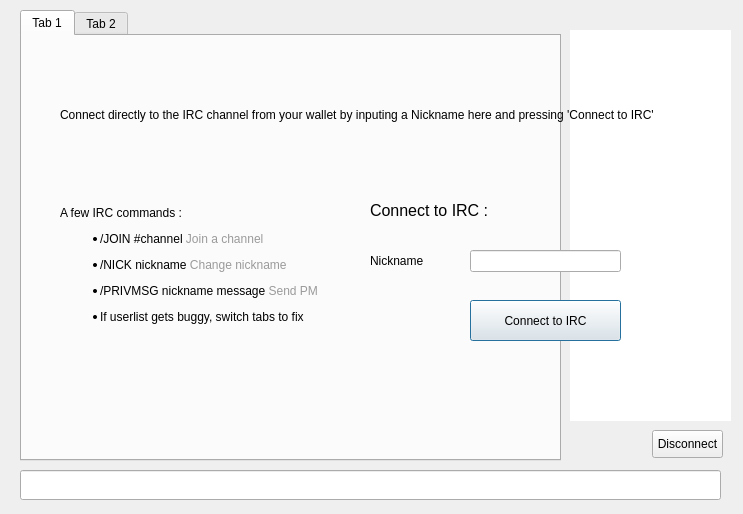
<?xml version="1.0" encoding="UTF-8"?>
<ui version="4.0">
 <class>ChatWindowClass</class>
 <widget class="QWidget" name="ChatWindowClass">
  <property name="geometry">
   <rect>
    <x>0</x>
    <y>0</y>
    <width>743</width>
    <height>514</height>
   </rect>
  </property>
  <property name="styleSheet">
   <string notr="true">font: 75 12pt &quot;Century Gothic&quot;;</string>
  </property>
  <widget class="QWidget" name="widget_2" native="true">
   <property name="geometry">
    <rect>
     <x>0</x>
     <y>0</y>
     <width>741</width>
     <height>511</height>
    </rect>
   </property>
   <widget class="QWidget" name="splitter" native="true">
    <property name="enabled">
     <bool>true</bool>
    </property>
    <property name="geometry">
     <rect>
      <x>10</x>
      <y>10</y>
      <width>721</width>
      <height>501</height>
     </rect>
    </property>
    <property name="styleSheet">
     <string notr="true"/>
    </property>
    <widget class="QTabWidget" name="tab">
     <property name="geometry">
      <rect>
       <x>10</x>
       <y>0</y>
       <width>541</width>
       <height>451</height>
      </rect>
     </property>
     <property name="styleSheet">
      <string notr="true"/>
     </property>
     <property name="tabShape">
      <enum>QTabWidget::Rounded</enum>
     </property>
     <property name="currentIndex">
      <number>0</number>
     </property>
     <property name="tabsClosable">
      <bool>false</bool>
     </property>
     <widget class="QWidget" name="widget_4">
      <attribute name="title">
       <string>Tab 1</string>
      </attribute>
     </widget>
     <widget class="QWidget" name="tab_5">
      <attribute name="title">
       <string>Tab 2</string>
      </attribute>
     </widget>
    </widget>
    <widget class="QLineEdit" name="lineEdit">
     <property name="geometry">
      <rect>
       <x>10</x>
       <y>460</y>
       <width>701</width>
       <height>30</height>
      </rect>
     </property>
     <property name="sizePolicy">
      <sizepolicy hsizetype="Fixed" vsizetype="Fixed">
       <horstretch>0</horstretch>
       <verstretch>0</verstretch>
      </sizepolicy>
     </property>
     <property name="maximumSize">
      <size>
       <width>16777215</width>
       <height>30</height>
      </size>
     </property>
    </widget>
    <widget class="QListView" name="userView">
     <property name="geometry">
      <rect>
       <x>560</x>
       <y>20</y>
       <width>161</width>
       <height>391</height>
      </rect>
     </property>
     <property name="minimumSize">
      <size>
       <width>0</width>
       <height>300</height>
      </size>
     </property>
     <property name="styleSheet">
      <string notr="true">border-radius:10px;</string>
     </property>
    </widget>
    <widget class="QPushButton" name="disconnect">
     <property name="geometry">
      <rect>
       <x>642</x>
       <y>420</y>
       <width>71</width>
       <height>28</height>
      </rect>
     </property>
     <property name="text">
      <string>Disconnect</string>
     </property>
    </widget>
   </widget>
   <widget class="QWidget" name="hide3" native="true">
    <property name="geometry">
     <rect>
      <x>0</x>
      <y>0</y>
      <width>741</width>
      <height>511</height>
     </rect>
    </property>
    <property name="styleSheet">
     <string notr="true">font: 75 9pt &quot;Century Gothic&quot;;</string>
    </property>
    <widget class="QWidget" name="layoutWidget">
     <property name="geometry">
      <rect>
       <x>10</x>
       <y>6</y>
       <width>731</width>
       <height>41</height>
      </rect>
     </property>
     <layout class="QHBoxLayout" name="hide1">
      <property name="spacing">
       <number>7</number>
      </property>
     </layout>
    </widget>
    <widget class="QLabel" name="hide2">
     <property name="geometry">
      <rect>
       <x>60</x>
       <y>70</y>
       <width>631</width>
       <height>91</height>
      </rect>
     </property>
     <property name="styleSheet">
      <string notr="true">font: 75 12pt &quot;Century Gothic&quot;;</string>
     </property>
     <property name="text">
      <string>&lt;html&gt;&lt;head/&gt;&lt;body&gt;&lt;p align=&quot;justify&quot;&gt;&lt;span style=&quot; font-size:9pt;&quot;&gt;Connect directly to the IRC channel from your wallet by inputing a Nickname here and pressing 'Connect to IRC'&lt;/span&gt;&lt;/p&gt;&lt;/body&gt;&lt;/html&gt;</string>
     </property>
     <property name="wordWrap">
      <bool>true</bool>
     </property>
     <property name="openExternalLinks">
      <bool>true</bool>
     </property>
    </widget>
    <widget class="QLabel" name="label">
     <property name="geometry">
      <rect>
       <x>70</x>
       <y>380</y>
       <width>71</width>
       <height>51</height>
      </rect>
     </property>
     <property name="text">
      <string>&lt;html&gt;&lt;head/&gt;&lt;body&gt;&lt;p align=&quot;center&quot;&gt;&lt;a href=&quot;https://twitter.com/Lightburden&quot;&gt;&lt;span style=&quot; text-decoration: underline; color:#0000ff;&quot;&gt;&lt;img src=&quot;:/icons/twitter&quot;/&gt;&lt;/span&gt;&lt;/a&gt;&lt;/p&gt;&lt;/body&gt;&lt;/html&gt;</string>
     </property>
     <property name="margin">
      <number>5</number>
     </property>
     <property name="openExternalLinks">
      <bool>true</bool>
     </property>
    </widget>
    <widget class="QLabel" name="label_2">
     <property name="geometry">
      <rect>
       <x>60</x>
       <y>160</y>
       <width>291</width>
       <height>211</height>
      </rect>
     </property>
     <property name="styleSheet">
      <string notr="true">font: 75 12pt &quot;Century Gothic&quot;;</string>
     </property>
     <property name="text">
      <string>&lt;html&gt;&lt;head/&gt;&lt;body&gt;&lt;p&gt;A few IRC commands :&lt;/p&gt;&lt;ul style=&quot;margin-top: 0px; margin-bottom: 0px; margin-left: 0px; margin-right: 0px; -qt-list-indent: 1;&quot;&gt;&lt;li style=&quot; margin-top:12px; margin-bottom:12px; margin-left:0px; margin-right:0px; -qt-block-indent:0; text-indent:0px;&quot;&gt;/JOIN #channel &lt;span style=&quot; color:#9a9a9a;&quot;&gt;Join a channel&lt;/span&gt;&lt;/li&gt;&lt;li style=&quot; margin-top:12px; margin-bottom:12px; margin-left:0px; margin-right:0px; -qt-block-indent:0; text-indent:0px;&quot;&gt;/NICK nickname &lt;span style=&quot; color:#9a9a9a;&quot;&gt;Change nickname&lt;/span&gt;&lt;/li&gt;&lt;li style=&quot; margin-top:12px; margin-bottom:12px; margin-left:0px; margin-right:0px; -qt-block-indent:0; text-indent:0px;&quot;&gt;/PRIVMSG nickname message &lt;span style=&quot; color:#9a9a9a;&quot;&gt;Send PM &lt;/span&gt;&lt;/li&gt;&lt;li style=&quot; margin-top:0px; margin-bottom:0px; margin-left:0px; margin-right:0px; -qt-block-indent:0; text-indent:0px;&quot;&gt;If userlist gets buggy, switch tabs to fix&lt;/li&gt;&lt;/ul&gt;&lt;/body&gt;&lt;/html&gt;</string>
     </property>
    </widget>
    <widget class="QLineEdit" name="editPseudo">
     <property name="geometry">
      <rect>
       <x>470</x>
       <y>250</y>
       <width>151</width>
       <height>22</height>
      </rect>
     </property>
     <property name="styleSheet">
      <string notr="true">font: 75 12pt &quot;Century Gothic&quot;;</string>
     </property>
     <property name="text">
      <string/>
     </property>
    </widget>
    <widget class="QLabel" name="label_5">
     <property name="geometry">
      <rect>
       <x>370</x>
       <y>250</y>
       <width>61</width>
       <height>21</height>
      </rect>
     </property>
     <property name="styleSheet">
      <string notr="true">font: 75 12pt &quot;Century Gothic&quot;;</string>
     </property>
     <property name="text">
      <string>Nickname</string>
     </property>
    </widget>
    <widget class="QPushButton" name="buttonConnect">
     <property name="geometry">
      <rect>
       <x>470</x>
       <y>300</y>
       <width>151</width>
       <height>41</height>
      </rect>
     </property>
     <property name="styleSheet">
      <string notr="true">font: 75 12pt &quot;Century Gothic&quot;;</string>
     </property>
     <property name="text">
      <string>Connect to IRC</string>
     </property>
     <property name="default">
      <bool>true</bool>
     </property>
    </widget>
    <widget class="QLabel" name="label_10">
     <property name="geometry">
      <rect>
       <x>370</x>
       <y>200</y>
       <width>161</width>
       <height>21</height>
      </rect>
     </property>
     <property name="styleSheet">
      <string notr="true">font: 75 12pt &quot;Century Gothic&quot;;</string>
     </property>
     <property name="text">
      <string>&lt;html&gt;&lt;head/&gt;&lt;body&gt;&lt;p&gt;&lt;span style=&quot; font-size:12pt;&quot;&gt;Connect to IRC :&lt;/span&gt;&lt;/p&gt;&lt;/body&gt;&lt;/html&gt;</string>
     </property>
    </widget>
   </widget>
  </widget>
  <action name="actionQuit">
   <property name="text">
    <string>Quitter</string>
   </property>
   <property name="shortcut">
    <string>Ctrl+Q</string>
   </property>
  </action>
  <action name="actionCloseTab">
   <property name="text">
    <string>Fermer l'onglet</string>
   </property>
  </action>
 </widget>
 <layoutdefault spacing="6" margin="11"/>
 <resources/>
 <connections/>
</ui>
